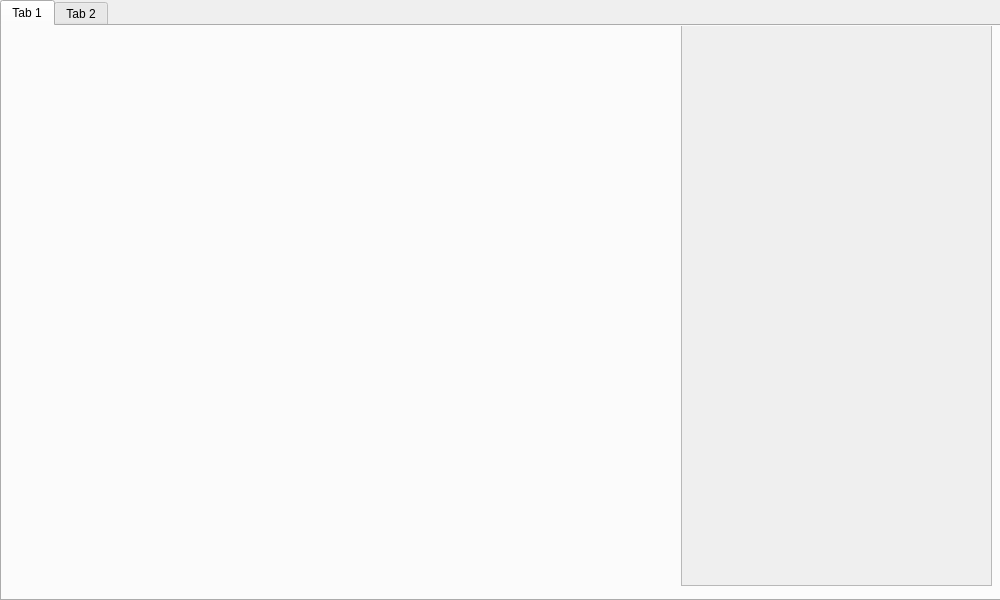
<?xml version="1.0" encoding="UTF-8"?>
<ui version="4.0">
 <class>Widget</class>
 <widget class="QWidget" name="Widget">
  <property name="geometry">
   <rect>
    <x>0</x>
    <y>0</y>
    <width>1000</width>
    <height>600</height>
   </rect>
  </property>
  <property name="windowTitle">
   <string>Form</string>
  </property>
  <widget class="QTabWidget" name="tabWidget">
   <property name="geometry">
    <rect>
     <x>0</x>
     <y>0</y>
     <width>1001</width>
     <height>601</height>
    </rect>
   </property>
   <property name="sizePolicy">
    <sizepolicy hsizetype="Maximum" vsizetype="Maximum">
     <horstretch>0</horstretch>
     <verstretch>0</verstretch>
    </sizepolicy>
   </property>
   <property name="currentIndex">
    <number>0</number>
   </property>
   <widget class="QWidget" name="tab_1">
    <attribute name="title">
     <string>Tab 1</string>
    </attribute>
    <widget class="PlotWidget" name="widget" native="true">
     <property name="geometry">
      <rect>
       <x>0</x>
       <y>0</y>
       <width>681</width>
       <height>571</height>
      </rect>
     </property>
    </widget>
    <widget class="QScrollArea" name="waveRangeList">
     <property name="geometry">
      <rect>
       <x>679</x>
       <y>-1</y>
       <width>311</width>
       <height>561</height>
      </rect>
     </property>
     <property name="widgetResizable">
      <bool>true</bool>
     </property>
     <widget class="QWidget" name="scrollAreaWidgetContents">
      <property name="geometry">
       <rect>
        <x>0</x>
        <y>0</y>
        <width>309</width>
        <height>559</height>
       </rect>
      </property>
     </widget>
    </widget>
   </widget>
   <widget class="QWidget" name="tab_2">
    <attribute name="title">
     <string>Tab 2</string>
    </attribute>
    <widget class="QSplitter" name="splitter">
     <property name="geometry">
      <rect>
       <x>110</x>
       <y>80</y>
       <width>101</width>
       <height>21</height>
      </rect>
     </property>
     <property name="orientation">
      <enum>Qt::Orientation::Horizontal</enum>
     </property>
     <widget class="QLabel" name="label">
      <property name="text">
       <string>resolution</string>
      </property>
     </widget>
     <widget class="QLineEdit" name="res_input"/>
    </widget>
    <widget class="QScrollArea" name="scrollArea">
     <property name="geometry">
      <rect>
       <x>350</x>
       <y>60</y>
       <width>281</width>
       <height>381</height>
      </rect>
     </property>
     <property name="widgetResizable">
      <bool>true</bool>
     </property>
     <widget class="QWidget" name="tab2_scrollAreaWidgetContents">
      <property name="geometry">
       <rect>
        <x>0</x>
        <y>0</y>
        <width>279</width>
        <height>379</height>
       </rect>
      </property>
     </widget>
    </widget>
    <widget class="QPushButton" name="addElementButton">
     <property name="geometry">
      <rect>
       <x>420</x>
       <y>440</y>
       <width>161</width>
       <height>24</height>
      </rect>
     </property>
     <property name="text">
      <string>Add Element</string>
     </property>
    </widget>
    <widget class="QWidget" name="layoutWidget">
     <property name="geometry">
      <rect>
       <x>350</x>
       <y>30</y>
       <width>281</width>
       <height>20</height>
      </rect>
     </property>
     <layout class="QHBoxLayout" name="horizontalLayout">
      <item>
       <widget class="QLabel" name="label_2">
        <property name="text">
         <string>Element</string>
        </property>
       </widget>
      </item>
      <item>
       <widget class="QLabel" name="label_3">
        <property name="text">
         <string>Estimate</string>
        </property>
       </widget>
      </item>
      <item>
       <widget class="QLabel" name="label_11">
        <property name="text">
         <string>         Fit</string>
        </property>
       </widget>
      </item>
      <item>
       <widget class="QLabel" name="label_12">
        <property name="text">
         <string>Add to Iterlist</string>
        </property>
       </widget>
      </item>
     </layout>
    </widget>
    <widget class="QWidget" name="layoutWidget">
     <property name="geometry">
      <rect>
       <x>90</x>
       <y>110</y>
       <width>101</width>
       <height>206</height>
      </rect>
     </property>
     <layout class="QVBoxLayout" name="FirstParameters">
      <item>
       <widget class="QSplitter" name="splitter_10">
        <property name="orientation">
         <enum>Qt::Orientation::Horizontal</enum>
        </property>
        <widget class="QLabel" name="label_10">
         <property name="text">
          <string>   vr:</string>
         </property>
        </widget>
        <widget class="QLineEdit" name="vr_input"/>
        <widget class="QCheckBox" name="vr_box">
         <property name="text">
          <string/>
         </property>
        </widget>
       </widget>
      </item>
      <item>
       <widget class="QSplitter" name="splitter_9">
        <property name="orientation">
         <enum>Qt::Orientation::Horizontal</enum>
        </property>
        <widget class="QLabel" name="label_9">
         <property name="text">
          <string>vsini:</string>
         </property>
        </widget>
        <widget class="QLineEdit" name="vsini_input"/>
        <widget class="QCheckBox" name="vsini_box">
         <property name="text">
          <string/>
         </property>
        </widget>
       </widget>
      </item>
      <item>
       <widget class="QSplitter" name="splitter_4">
        <property name="orientation">
         <enum>Qt::Orientation::Horizontal</enum>
        </property>
        <widget class="QLabel" name="label_4">
         <property name="text">
          <string>vmic:</string>
         </property>
        </widget>
        <widget class="QLineEdit" name="vmic_input"/>
        <widget class="QCheckBox" name="vmic_box">
         <property name="text">
          <string/>
         </property>
        </widget>
       </widget>
      </item>
      <item>
       <widget class="QSplitter" name="splitter_5">
        <property name="orientation">
         <enum>Qt::Orientation::Horizontal</enum>
        </property>
        <widget class="QLabel" name="label_5">
         <property name="text">
          <string>vmac:</string>
         </property>
        </widget>
        <widget class="QLineEdit" name="vmac_input"/>
        <widget class="QCheckBox" name="vmac_box">
         <property name="text">
          <string/>
         </property>
        </widget>
       </widget>
      </item>
      <item>
       <widget class="QSplitter" name="splitter_6">
        <property name="orientation">
         <enum>Qt::Orientation::Horizontal</enum>
        </property>
        <widget class="QLabel" name="label_6">
         <property name="text">
          <string>teff: </string>
         </property>
        </widget>
        <widget class="QLineEdit" name="tess_input"/>
        <widget class="QCheckBox" name="teff_box">
         <property name="text">
          <string/>
         </property>
        </widget>
       </widget>
      </item>
      <item>
       <widget class="QSplitter" name="splitter_7">
        <property name="orientation">
         <enum>Qt::Orientation::Horizontal</enum>
        </property>
        <widget class="QLabel" name="label_7">
         <property name="text">
          <string>logg:</string>
         </property>
        </widget>
        <widget class="QLineEdit" name="logg_input"/>
        <widget class="QCheckBox" name="logg_box">
         <property name="text">
          <string/>
         </property>
        </widget>
       </widget>
      </item>
      <item>
       <widget class="QSplitter" name="splitter_8">
        <property name="orientation">
         <enum>Qt::Orientation::Horizontal</enum>
        </property>
        <widget class="QLabel" name="label_8">
         <property name="text">
          <string>metal:</string>
         </property>
        </widget>
        <widget class="QLineEdit" name="metal_input"/>
        <widget class="QCheckBox" name="metal_box">
         <property name="text">
          <string/>
         </property>
        </widget>
       </widget>
      </item>
     </layout>
    </widget>
   </widget>
  </widget>
 </widget>
 <customwidgets>
  <customwidget>
   <class>PlotWidget</class>
   <extends>QWidget</extends>
   <header>pyqtgraph</header>
   <container>1</container>
  </customwidget>
 </customwidgets>
 <resources/>
 <connections/>
</ui>
